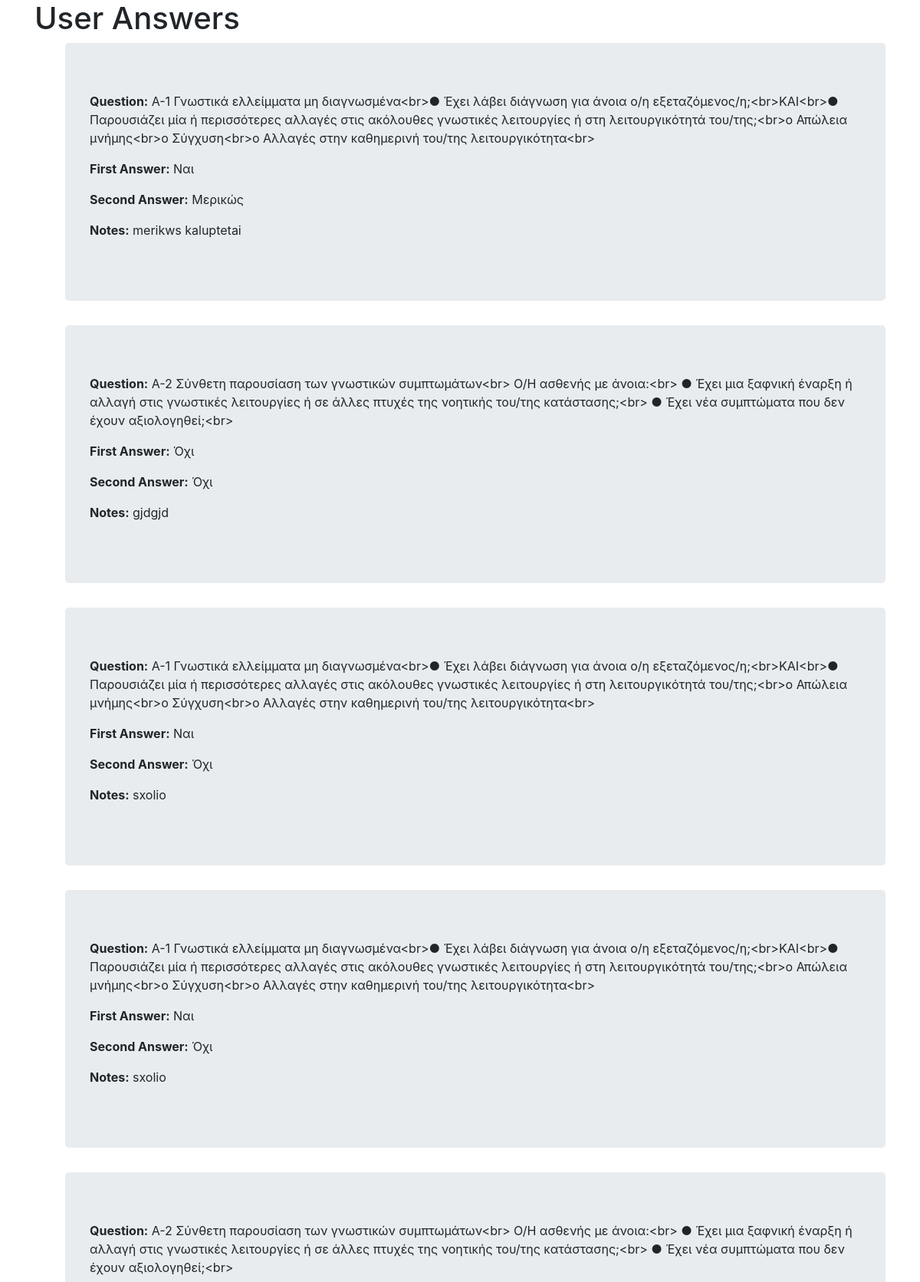
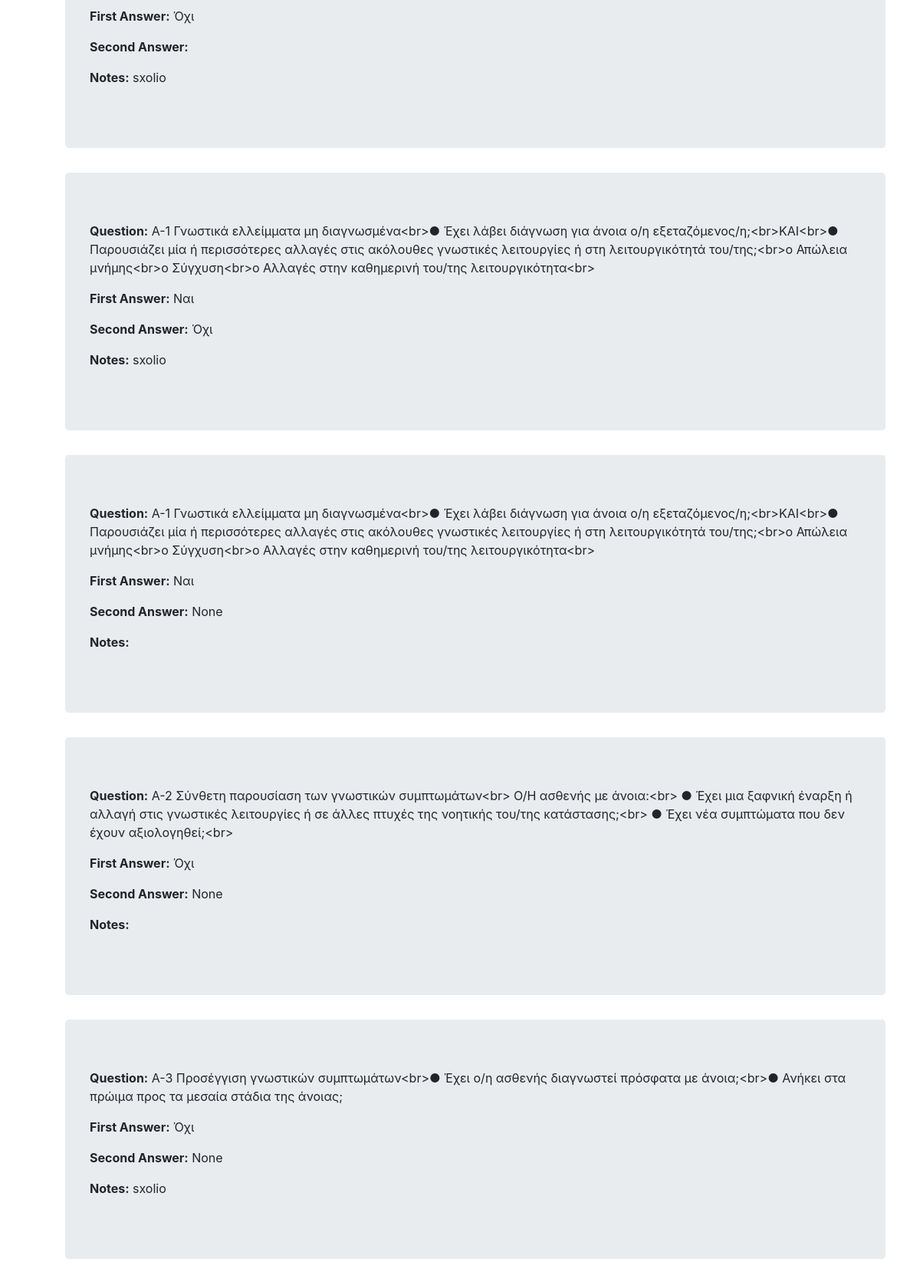
/poll/user_answers/ (signed in, upper part), run on the app's committed database (2 pictures, top to bottom).
### poll/models.py (models this page shows, shortened)
class Choice(models.Model):
    question = models.ForeignKey(Question, on_delete=models.CASCADE)
    user = models.ForeignKey(User, on_delete=models.CASCADE)
    patient = models.ForeignKey(Patient, on_delete=models.CASCADE,null=True)
    notes = models.CharField(max_length=200,null=True)
    first_answer = models.CharField(max_length=10)
    second_answer = models.CharField(max_length=10,null=True)

class Question(models.Model):
    question_text = models.CharField(max_length=750)

### poll/views.py (the view)
# urls.py: path('user_answers/', views.user_answers, name='user_answers'),
@login_required
def user_answers(request):
    user_choices = Choice.objects.filter(user=request.user)
    context = {
        'user_choices': user_choices
    }
    return render(request, 'poll/user_answers.html', context)

### templates/poll/user_answers.html (shortened to what this page needs)
<!DOCTYPE html>
<html>
<head>
    <link rel="stylesheet" href="https://cdn.jsdelivr.net/npm/bootstrap@4.6.2/dist/css/bootstrap.min.css">
</head>
<body class="container">
    <h1>User Answers</h1>
    <ul>
      <form method="post">
        {% for choice in user_choices %}
            <div class="jumbotron">
                <p><strong>Question:</strong> {{ choice.question.question_text }}</p>
                <p><strong>First Answer:</strong> {{ choice.first_answer }}</p>
                <p><strong>Second Answer:</strong> {{ choice.second_answer }}</p>
                <p><strong>Notes:</strong> {{ choice.notes }}</p>
            </div>
        {% endfor %}
      </form>
    </ul>
</body>
</html>

### data on the page
Choice: question.question_text "A-1 Γνωστικά ελλείμματα μη διαγνωσμένα<br>● Έχει λάβει διάγνωση για άνοια ο/η εξεταζόμενος/η;<br>ΚΑΙ<br>● Παρουσιάζει μία ή περισσότερες αλλαγές στις ακόλουθες γνωστικές λειτουργίες ή στη λειτουργικότητά του/της;<br>o Απώλεια μνήμης<br>o Σύγχυση<br>o Αλλαγές στην καθημερινή του/της λειτουργικότητα<br>", first_answer "Ναι", second_answer "Μερικώς", notes "merikws kaluptetai"
Choice: question.question_text "A-2 Σύνθετη παρουσίαση των γνωστικών συμπτωμάτων<br> Ο/Η ασθενής με άνοια:<br> ● Έχει μια ξαφνική έναρξη ή αλλαγή στις γνωστικές λειτουργίες ή σε άλλες πτυχές της νοητικής του/της κατάστασης;<br> ● Έχει νέα συμπτώματα που δεν έχουν αξιολογηθεί;<br>", first_answer "Όχι", second_answer "Όχι", notes "gjdgjd"
Choice: question.question_text "A-1 Γνωστικά ελλείμματα μη διαγνωσμένα<br>● Έχει λάβει διάγνωση για άνοια ο/η εξεταζόμενος/η;<br>ΚΑΙ<br>● Παρουσιάζει μία ή περισσότερες αλλαγές στις ακόλουθες γνωστικές λειτουργίες ή στη λειτουργικότητά του/της;<br>o Απώλεια μνήμης<br>o Σύγχυση<br>o Αλλαγές στην καθημερινή του/της λειτουργικότητα<br>", first_answer "Ναι", second_answer "Όχι", notes "sxolio"
Choice: question.question_text "A-1 Γνωστικά ελλείμματα μη διαγνωσμένα<br>● Έχει λάβει διάγνωση για άνοια ο/η εξεταζόμενος/η;<br>ΚΑΙ<br>● Παρουσιάζει μία ή περισσότερες αλλαγές στις ακόλουθες γνωστικές λειτουργίες ή στη λειτουργικότητά του/της;<br>o Απώλεια μνήμης<br>o Σύγχυση<br>o Αλλαγές στην καθημερινή του/της λειτουργικότητα<br>", first_answer "Ναι", second_answer "Όχι", notes "sxolio"
Choice: question.question_text "A-2 Σύνθετη παρουσίαση των γνωστικών συμπτωμάτων<br> Ο/Η ασθενής με άνοια:<br> ● Έχει μια ξαφνική έναρξη ή αλλαγή στις γνωστικές λειτουργίες ή σε άλλες πτυχές της νοητικής του/της κατάστασης;<br> ● Έχει νέα συμπτώματα που δεν έχουν αξιολογηθεί;<br>", first_answer "Όχι", notes "sxolio"
Choice: question.question_text "A-1 Γνωστικά ελλείμματα μη διαγνωσμένα<br>● Έχει λάβει διάγνωση για άνοια ο/η εξεταζόμενος/η;<br>ΚΑΙ<br>● Παρουσιάζει μία ή περισσότερες αλλαγές στις ακόλουθες γνωστικές λειτουργίες ή στη λειτουργικότητά του/της;<br>o Απώλεια μνήμης<br>o Σύγχυση<br>o Αλλαγές στην καθημερινή του/της λειτουργικότητα<br>", first_answer "Ναι", second_answer "Όχι", notes "sxolio"
Choice: question.question_text "A-1 Γνωστικά ελλείμματα μη διαγνωσμένα<br>● Έχει λάβει διάγνωση για άνοια ο/η εξεταζόμενος/η;<br>ΚΑΙ<br>● Παρουσιάζει μία ή περισσότερες αλλαγές στις ακόλουθες γνωστικές λειτουργίες ή στη λειτουργικότητά του/της;<br>o Απώλεια μνήμης<br>o Σύγχυση<br>o Αλλαγές στην καθημερινή του/της λειτουργικότητα<br>", first_answer "Ναι", second_answer "None"
Choice: question.question_text "A-2 Σύνθετη παρουσίαση των γνωστικών συμπτωμάτων<br> Ο/Η ασθενής με άνοια:<br> ● Έχει μια ξαφνική έναρξη ή αλλαγή στις γνωστικές λειτουργίες ή σε άλλες πτυχές της νοητικής του/της κατάστασης;<br> ● Έχει νέα συμπτώματα που δεν έχουν αξιολογηθεί;<br>", first_answer "Όχι", second_answer "None"
Choice: question.question_text "A-3 Προσέγγιση γνωστικών συμπτωμάτων<br>● Έχει ο/η ασθενής διαγνωστεί πρόσφατα με άνοια;<br>● Ανήκει στα πρώιμα προς τα μεσαία στάδια της άνοιας;", first_answer "Όχι", second_answer "None", notes "sxolio"
